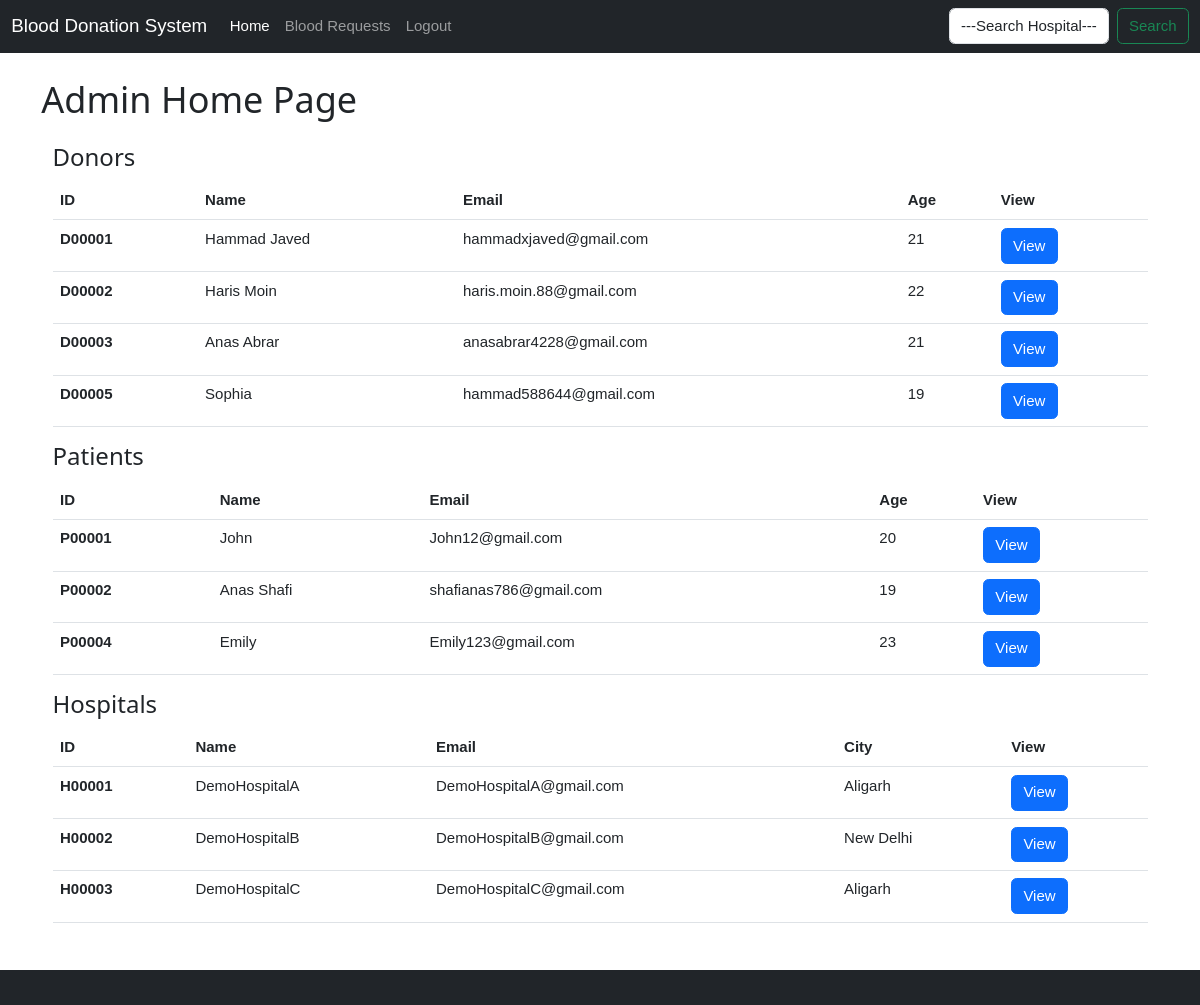
The page /admin_user (signed in) on the database its author committed.
### donor_app/models.py (models this page shows)
class donor_details(models.Model):
    id_no = models.CharField(max_length=40,primary_key=True)
    name = models.CharField(max_length=40)
    email = models.EmailField(max_length=40)
    location = models.ForeignKey(donor_address,on_delete=models.CASCADE,default='-1')
    contact_no1 = models.CharField(max_length=12)
    gender = models.CharField(max_length=10,null=True, blank=True)
    age = models.IntegerField() #18 to 65
    dob = models.DateField(null=True, blank=True)
    blood_group = models.CharField(max_length=5)
    health = models.ForeignKey(donor_health,on_delete=models.CASCADE,default='-1')

### patient_app/models.py (models this page shows)
class patient_details(models.Model):
    id_no = models.CharField(max_length=40,primary_key=True)
    name = models.CharField(max_length=40)
    email = models.EmailField(max_length=40)
    location = models.ForeignKey(patient_address,on_delete=models.CASCADE)
    contact_no1 = models.CharField(max_length=12)
    gender = models.CharField(max_length=10,null=True, blank=True)
    age = models.IntegerField()
    dob = models.DateField(null=True, blank=True)
    blood_group = models.CharField(max_length=5)

### hospital_app/models.py (models this page shows)
class hospital_details(models.Model):
    id_no = models.CharField(max_length=40,primary_key=True)
    name = models.CharField(max_length=40)
    email = models.EmailField(max_length=40)
    location = models.ForeignKey(hospital_address,on_delete=models.CASCADE,default='-1')
    contact_no1 = models.CharField(max_length=12)
    contact_no2 = models.CharField(max_length=13, null=True, blank=True)
    blood_quant = models.ForeignKey(blood_quantity,on_delete=models.CASCADE,default='-1')

class hospital_address(models.Model):
    hospital_id =  models.CharField(max_length=40, primary_key=True)
    state = models.CharField(max_length=40)
    city = models.CharField(max_length=40)
    address = models.CharField(max_length=100)
    landmark = models.CharField(max_length=40, null=True)

### admin_app/views.py (the view)
# urls.py: path('', views.a_index,name= 'homepage'),
@login_required(login_url='/admin_user_login')
def a_index(request):
    if 'uname' in request.session:
        a = request.session['uname']
        if a[0] != "a":
            return redirect("/admin_user_login")
    donors = donor_details.objects.all()
    patients = patient_details.objects.all()
    hospitals = hospital_details.objects.all()
    context = {
        "donors":donors,
        "hospitals":hospitals,
        "patients":patients
    }
    return render(request,'admin/index_admin.html',context)

### templates/admin/index_admin.html (shortened to what this page needs)
{% extends 'base.html' %}
{% block body %}
<div class="container">
    <h1>Admin Home Page</h1>
    <div class="container mt-4">
        <h3>Donors</h3>
        <table class="table">
          <thead>
            <tr>
              <th scope="col">ID</th>
              <th scope="col">Name</th>
              <th scope="col">Email</th>
              <th scope="col">Age</th>
              <th scope="col">View</th>
            </tr>
          </thead>
          <tbody>
            {% for d in donors %}
            <tr>
              <th scope="row">{{d.id_no}}</th>
              <td>{{d.name}}</td>
              <td>{{d.email}}</td>
              <td>{{d.age}}</td>
              <td>
                <form action="/admin_user_d_page" method="post">
                <button class="btn btn-primary" type="submit"> View </button>
              </form>
              </td>
            </tr>
            {% endfor %}
          </tbody>
        </table>
        <h3>Patients</h3>
        <table class="table">
          <thead>
            <tr>
              <th scope="col">ID</th>
              <th scope="col">Name</th>
              <th scope="col">Email</th>
              <th scope="col">Age</th>
              <th scope="col">View</th>
            </tr>
          </thead>
          <tbody>
            {% for p in patients %}
            <tr>
              <th scope="row">{{p.id_no}}</th>
              <td>{{p.name}}</td>
              <td>{{p.email}}</td>
              <td>{{p.age}}</td>
              <td>
                <form action="/admin_user_p_page" method="post">
                <button class="btn btn-primary" type="submit"> View </button>
              </form>
              </td>
            </tr>
            {% endfor %}
          </tbody>
          </table>
          <h3>Hospitals</h3>
          <table class="table">
            <thead>
              <tr>
                <th scope="col">ID</th>
                <th scope="col">Name</th>
                <th scope="col">Email</th>
                <th scope="col">City</th>
                <th scope="col">View</th>
              </tr>
            </thead>
            <tbody>
              {% for h in hospitals %}
              <tr>
                <th scope="row">{{h.id_no}}</th>
                <td>{{h.name}}</td>
                <td>{{h.email}}</td>
                <td>{{h.location.city}}</td>
                <td>
                  <form action="/admin_user_h_page" method="post">
                  <button class="btn btn-primary" type="submit"> View </button>
                </form>
                </td>
              </tr>
              {% endfor %}
            </tbody>
            </table>
</div>
</div>
    {% endblock body %}

### static/w3.css (style rules this page uses)
html { box-sizing:border-box }
*,*:before,*:after { box-sizing:inherit }
html { -ms-text-size-adjust:100%;-webkit-text-size-adjust:100% }
body { margin:0 }
button,input,select,textarea,optgroup { font:inherit;margin:0 }
button,input { overflow:visible }
button,select { text-transform:none }
button,[type=button],[type=reset],[type=submit] { -webkit-appearance:button }
html,body { font-family:Verdana,sans-serif;font-size:15px;line-height:1.5 }
html { overflow-x:hidden }
h1 { font-size:36px }
h3 { font-size:24px }
h1,h2,h3,h4,h5,h6 { font-family:"Segoe UI",Arial,sans-serif;font-weight:400;margin:10px 0 }

### rows shown on the page
donor_details: id_no "D00001", name "Hammad Javed", email "hammadxjaved@gmail.com", age "21"
donor_details: id_no "D00002", name "Haris Moin", email "haris.moin.88@gmail.com", age "22"
donor_details: id_no "D00003", name "Anas Abrar", email "anasabrar4228@gmail.com", age "21"
donor_details: id_no "D00005", name "Sophia", email "hammad588644@gmail.com", age "19"
patient_details: id_no "P00001", name "John", email "John12@gmail.com", age "20"
patient_details: id_no "P00002", name "Anas Shafi", email "shafianas786@gmail.com", age "19"
patient_details: id_no "P00004", name "Emily", email "Emily123@gmail.com", age "23"
hospital_details: id_no "H00001", name "DemoHospitalA", email "DemoHospitalA@gmail.com", location.city "Aligarh"
hospital_details: id_no "H00002", name "DemoHospitalB", email "DemoHospitalB@gmail.com", location.city "New Delhi"
hospital_details: id_no "H00003", name "DemoHospitalC", email "DemoHospitalC@gmail.com", location.city "Aligarh"
